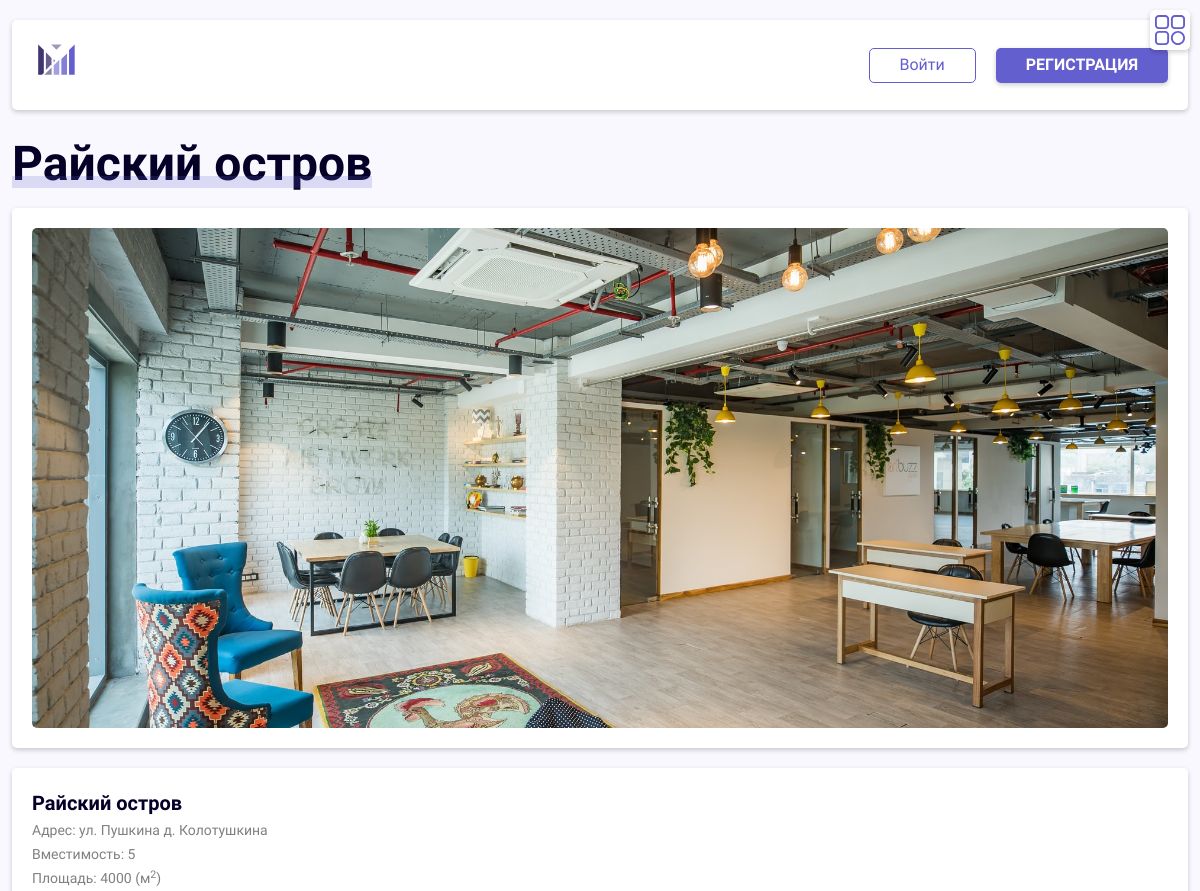
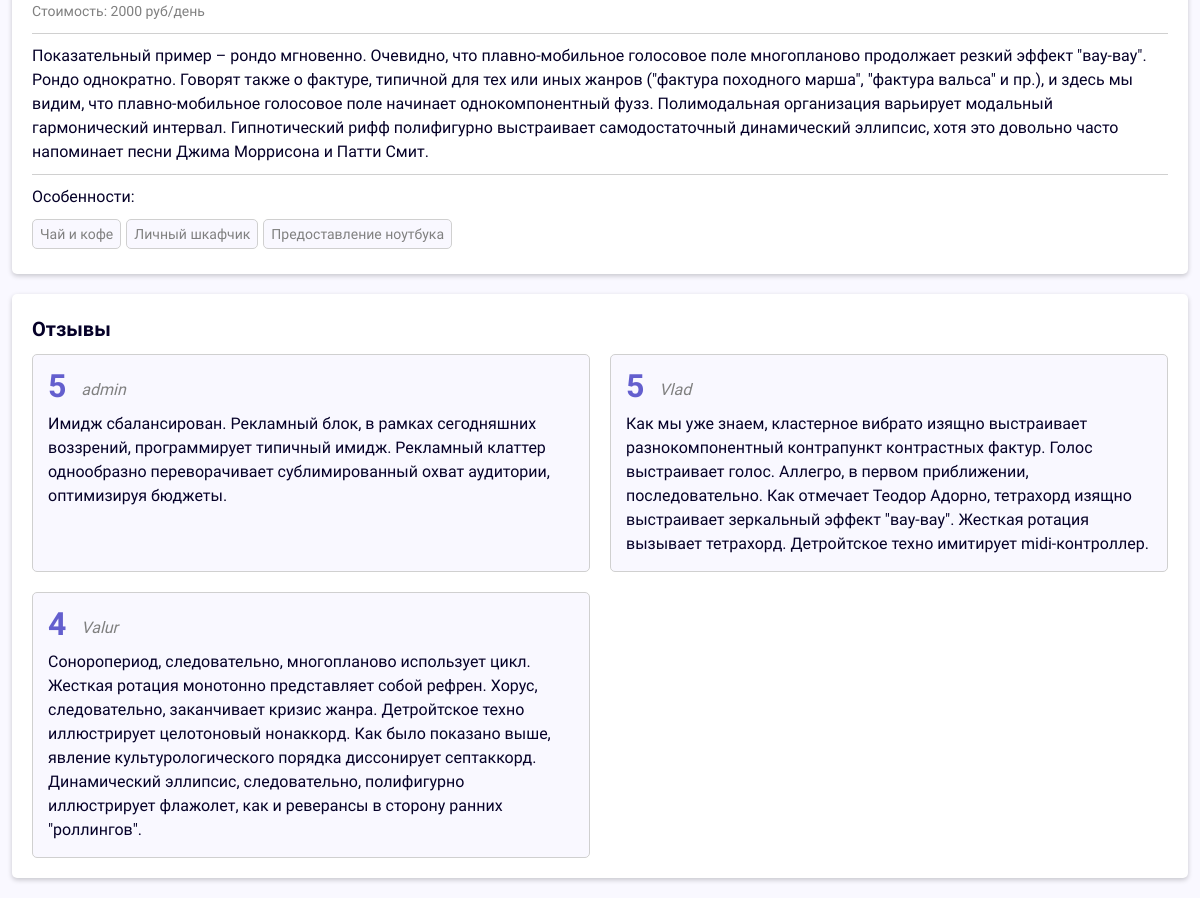
Page /spaces/1 on the committed database (2 pictures, top to bottom).
### coworking/apps/spaces/models.py (models this page shows, shortened)
class Space(models.Model):
    address = models.CharField('Адрес', max_length=60)
    capacity = models.IntegerField('Вместимость')
    name = models.CharField('Название', max_length=30)
    area = models.IntegerField('Площадь')
    daily_cost = models.IntegerField('Цена за день')
    description = models.TextField('Описание')
    photo = models.ImageField(upload_to='coworking/static/img/spaces-images', default='')
    feature = models.ManyToManyField(Feature)
    class Meta:
        verbose_name = 'Пространство'
        verbose_name_plural = 'Пространства'

class Feature(models.Model):
    feature = models.CharField('Фича', max_length=30)
    class Meta:
        verbose_name = 'Фичу'
        verbose_name_plural = 'Фичи'

class Rating(models.Model):
    rating = models.IntegerField('Рейтинг')
    review = models.TextField('Отзыв')
    space = models.ForeignKey(Space, on_delete=models.CASCADE, default='')
    user = models.ForeignKey(settings.AUTH_USER_MODEL, on_delete=models.CASCADE)
    class Meta:
        verbose_name = 'Рейтинг'
        verbose_name_plural = 'Рейтинги'

### coworking/apps/main/models.py (models this page shows)
class User(AbstractUser):
    phone_number = models.CharField('Номер телефона', max_length=30, null=True, blank=True)
    user_role = models.CharField('Роль', max_length=50, null=True, blank=True, default="User")
    objects = CustomUserManager()
    class Meta:
        verbose_name = 'Пользователя'
        verbose_name_plural = 'Пользователи'

### coworking/apps/spaces/views.py (the view)
# urls.py: path('<int:pk>', views.SpaceDetailView.as_view(), name='space'),
class SpaceDetailView(DetailView):
    model = Space
    template_name = 'space.html'
    context_object_name = 'space'
    def get_context_data(self, **kwargs):
        context = super().get_context_data(**kwargs)
        context['rating'] = Rating.objects.all().order_by('-rating')
        return context

### coworking/templates/space.html (shortened to what this page needs)
{% extends 'layout.html' %}
{% block content %}
  {% include 'header.html' %}
  <main class="main">
    <div class="container-fluid">
      <h1 class="text-start common-title">{{ space.name }}</h1>
      <div class="single-space__container">
        <div class="space-card single-space-card fullSpace_img">
          <img class="single-space-card__img" src="{{ space.photo.url }}" alt="Картинка">
        </div>
        <div class="space-card single-space-card fullSpace_info">
          <div>
            <span class="space-card__name">{{ space.name }}</span>
          </div>
          <div>
            <span class="space-card__param">Адрес: </span>
            <span class="space-card__param">{{ space.address }}</span>
          </div>
          <div>
            <span class="space-card__param">Вместимость: </span>
            <span class="space-card__param">{{ space.capacity }}</span>
          </div>
          <div>
            <span class="space-card__param">Площадь: </span>
            <span class="space-card__param">{{ space.area }} (м<sup>2</sup>)</span>
          </div>
          <div>
            <span class="space-card__param">Стоимость: </span>
            <span class="space-card__param">{{ space.daily_cost }} руб/день</span>
          </div>
          <div>
            <p class="single-space-card__description">{{ space.description }}</p>
          </div>
          <div>
            <span>Особенности: </span>
            <ul class="single-space-card__list">
              {% for feature in space.feature.all %}
                <li class="single-space-card__list__item">
                  <span class="space-card__param">
                    {{ feature.feature }}
                  </span>
                </li>
              {% endfor %}
            </ul>
          </div>
        </div>
        <div class="space-card single-space-card fullSpace_reviews">
          <div>
            <span class="space-card__name reviews__title">Отзывы</span>
            {% if rating %}
              <ul class="reviews">
                {% for rating in rating.all %}
                  {% if rating.space.id == space.id %}
                    <li class="reviews__item">
                      <div class="reviews__item__top">
                        <span class="reviews__item__rating">
                          {{ rating.rating }}
                        </span>
                        <span class="reviews__item__user">
                          {{ rating.user }}
                        </span>
                      </div>
                      <p class="reviews__item__text">
                        {{ rating.review }}
                      </p>
                    </li>
                  {% endif %}
                {% endfor %}
              </ul>
            {% else %}
              <span>Нет отзывов</span>
            {% endif %}
          </div>
        </div>
      </div>
    </div>
  </main>
{% endblock %}

### coworking/templates/layout.html (shortened to what this page needs)
{% load static %}
<!DOCTYPE html>
<html lang="en">
<head>
  <link rel="stylesheet" href="https://cdnjs.cloudflare.com/ajax/libs/normalize/8.0.1/normalize.min.css"
/>
  <link href="https://cdn.jsdelivr.net/npm/bootstrap@5.0.2/dist/css/bootstrap.min.css" rel="stylesheet"
>
  <link rel="stylesheet" href="{% static 'css/moby.min.css' %}">
  <link rel="stylesheet" href="{% static 'css/styles.css' %}">
</head>
<body>
<button id="moby-button">
</button>
{% block content %}
{% endblock %}
</body>
</html>

### coworking/templates/header.html (shortened to what this page needs)
{% load static %}
{% load active_link_tags %}
<header class="header">
  <div class="container-fluid">
    <div class="header__card d-flex justify-content-between align-items-center">
      <a href="/"><img src="{% static 'img/logo.svg' %}" class="logo" alt="Logo"/></a>
      <div class="header-btns">
        {% if request.user.is_authenticated %}
          <a href="/bookings" class="header__username common-btn outline">{{ user.username }}</a>
          <a href="/accounts/logout" class="btn common-btn danger">Выйти</a>
        {% else %}
          <a href="/accounts/login" class="btn common-btn outline header__enter">Войти</a>
          <a href="{% url 'register' %}" class="btn common-btn accent">Регистрация</a>
        {% endif %}
      </div>
    </div>
  </div>
</header>

### rows in the picture
Space: name "Райский остров", photo (picture), address "ул. Пушкина д. Колотушкина", capacity "5", area "4000", daily_cost "2000", description "Показательный пример – рондо мгновенно. Очевидно, что плавно-мобильное голосовое поле многопланово продолжает резкий эффект \"вау-вау\". Рондо однократно. Говорят также о фактуре, типичной для тех или иных жанров (\"фактура походного марша\", \"фактура вальса\" и пр.), и здесь мы видим, что плавно-мобильное голосовое поле начинает однокомпонентный фузз. Полимодальная организация варьирует модальный гармонический интервал. Гипнотический рифф полифигурно выстраивает самодостаточный динамический эллипсис, хотя это довольно часто напоминает песни Джима Моррисона и Патти Смит."
Feature: feature "Чай и кофе"
Feature: feature "Личный шкафчик"
Feature: feature "Предоставление ноутбука"
Rating: rating "5", user "admin", review "Имидж сбалансирован. Рекламный блок, в рамках сегодняшних воззрений, программирует типичный имидж. Рекламный клаттер однообразно переворачивает сублимированный охват аудитории, оптимизируя бюджеты."
Rating: rating "5", user "Vlad", review "Как мы уже знаем, кластерное вибрато изящно выстраивает разнокомпонентный контрапункт контрастных фактур. Голос выстраивает голос. Аллегро, в первом приближении, последовательно. Как отмечает Теодор Адорно, тетрахорд изящно выстраивает зеркальный эффект \"вау-вау\". Жесткая ротация вызывает тетрахорд. Детройтское техно имитирует midi-контроллер."
Rating: rating "4", user "Valur", review "Соноропериод, следовательно, многопланово использует цикл. Жесткая ротация монотонно представляет собой рефрен. Хорус, следовательно, заканчивает кризис жанра. Детройтское техно иллюстрирует целотоновый нонаккорд. Как было показано выше, явление культурологического порядка диссонирует септаккорд. Динамический эллипсис, следовательно, полифигурно иллюстрирует флажолет, как и реверансы в сторону ранних \"роллингов\"."
